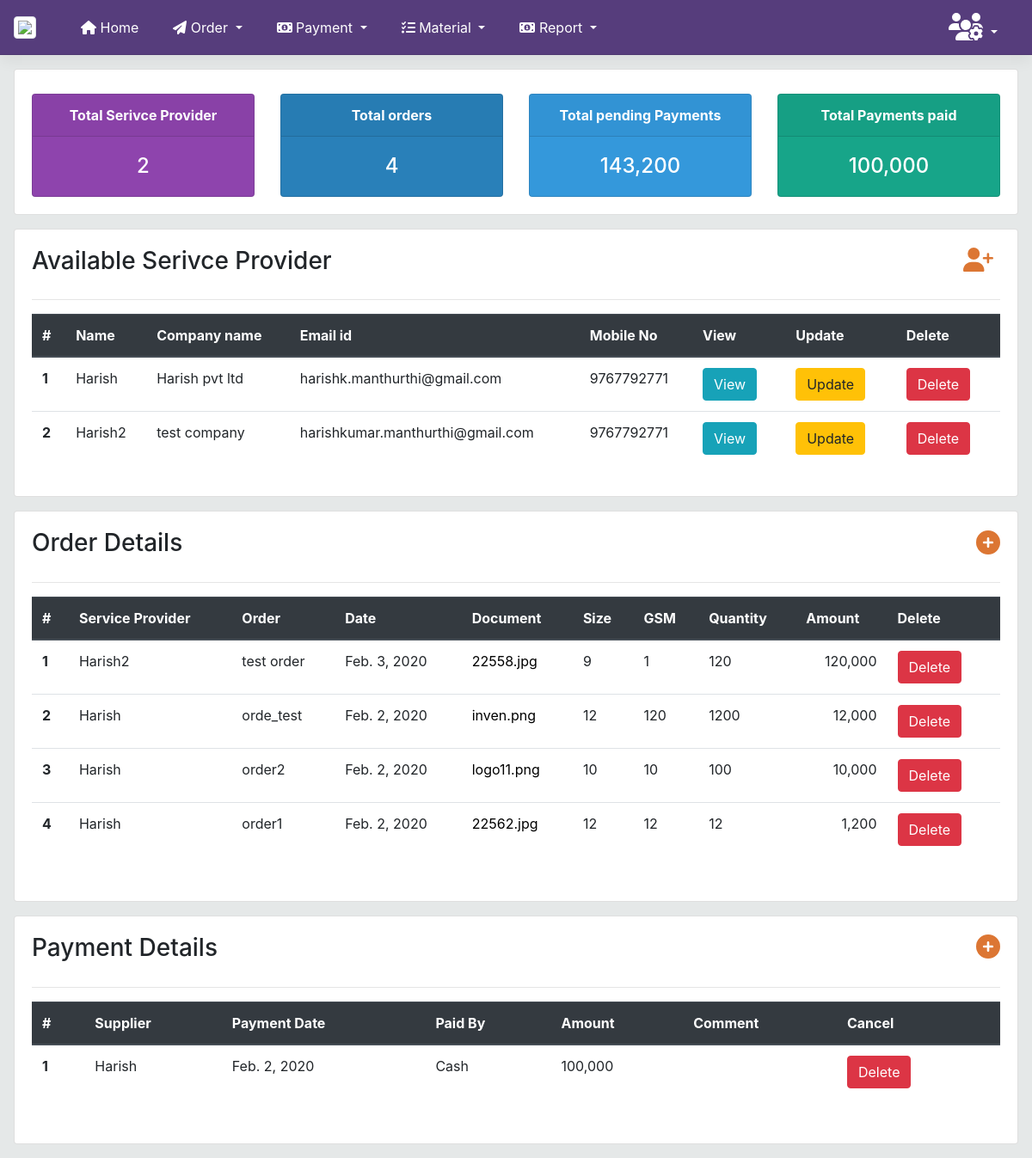
The app's page /home/ (signed in) with its own data.
### printapp/models.py (models this page shows, shortened)
class supplier(models.Model):
    Name = models.CharField(max_length=30)
    Company = models.CharField(max_length=30)
    Email = models.EmailField(max_length=254,blank=True,null=True)
    Mobile = models.IntegerField()
    Address = models.TextField(blank=True)
    def __str__(self):
        return self.Name

class Order(models.Model):
    supplierName = models.ForeignKey(supplier, on_delete=models.CASCADE)
    OrderName = models.CharField(max_length=30)
    Date = models.DateField(default = datetime.now)
    document = models.FileField()
    Size = models.CharField(max_length=30)
    gsm = models.IntegerField()
    Quantity =models.IntegerField()
    Amount =models. IntegerField()
    Comment =models.TextField(blank=True)

class Payment(models.Model):
    supplierName = models.ForeignKey(supplier,on_delete=models.CASCADE)
    Date = models.DateField(default = datetime.now)
    paidIn = models.CharField(max_length=10,choices=Paid_CHOICES,default='Cash')
    credit = models.IntegerField(default=0)
    Comment = models.TextField(blank=True)

### printapp/views.py (the view)
# urls.py: path('home/',views.dashboard,name="dashboard"),
@login_required(login_url='login')
def dashboard(request):
    supplier_table = supplier.objects.all()
    supplier_count = supplier_table.count()
    order_table = Order.objects.all().order_by('-id')[:5]
    order_count = Order.objects.all().count()
    order_amount = list(Order.objects.aggregate(Sum('Amount')).values())[0]
    if order_amount is None:
        order_amount=0
    payment_table = Payment.objects.all().order_by('-id')[:5]
    paid_amount = list(Payment.objects.aggregate(Sum('credit')).values())[0]
    if paid_amount is None:
        paid_amount=0
    context = {
        'supplier_table': supplier_table,
        'supplier_count': supplier_count,
        'order_table': order_table,
        'order_count': order_count,
        'order_amount':order_amount,
        'payment_table' : payment_table,
        'paid_amount':paid_amount,
    }
    return render(request, 'dashboard.html', context)

### templates/dashboard.html (shortened to what this page needs)
{% extends 'base.html' %}
{%block content %}
{% include 'summary.html' %}
{% load humanize %}
{% load widget_tweaks %}
<div class="card  mx-3 my-3">
    <div class="card-body">
        <div class="row">
            <div class="col-sm-12">
                <div class="table table-hover table-responsive-sm">
                    <div class="row">
                        <div class="col">
                            <h3 class="card-title">Available Serivce Provider</h3>
                        </div>
                        <div class="col">
                            <h3 class="float-right mr-2"><a href="{% url 'add-supplier'%}" style="color:#DC7633"><i
                                    class="fas fa-user-plus "></i></a></h3>
                        </div>
                    </div>
                    <hr>
                    <table class="table table-responsive-sm">
                        <thead class="thead-dark">
                        <tr>
                            <th scope="col">#</th>
                            <th scope="col">Name</th>
                            <th scope="col">Company name</th>
                            <th scope="col">Email id</th>
                            <th scope="col">Mobile No</th>
                            <th scope="col"> View</th>
                            <th scope="col"> Update</th>
                            <th scope="col"> Delete</th>
                        </tr>
                        </thead>
                        <tbody>
                        {% for i in supplier_table %}
                        <tr>
                            <th scope="row">{{forloop.counter}}</th>
                            <td>{{i.Name}}</td>
                            <td>{{i.Company}}</td>
                            <td>{{i.Email}}</td>
                            <td>{{i.Mobile}}</td>
                            <td>
                                <a href="{% url 'details-supplier' i.id%}" class="btn btn-info mr-2">View</a>
                            </td>
                            <td>
                                <a href="{% url 'update-supplier' i.id %}" class="btn btn-warning mr-2">Update</a>
                            </td>
                            <td>
                                <a href="{% url 'notification' i.id%}" class="btn btn-danger mr-2">Delete</a>
                            </td>
                        </tr>
                        {% endfor %}
                        </tbody>
                    </table>
                </div>
            </div>
        </div>
    </div>
</div>
        <div class="card  mx-3 my-3">
            <div class="card-body">
                <div class="row">
                    <div class="col-sm-12">
                        <div class="table table-hover table-responsive">
                            <div class="row">
                                <div class="col">
                                    <h3 class="card-title">Order Details</h3>
                                </div>
                                <div class="col">
                                    <h3 class="float-right"><a href="{% url 'Order-place'%}" style="color:#DC7633"><i
                                            class="fas fa-plus-circle"></i></a></h3>
                                </div>
                            </div>
                            <hr>
                            <table class="table">
                                <thead class="thead-dark">
                                <tr>
                                    <th scope="col">#</th>
                                    <th scope="col">Service Provider</th>
                                    <th scope="col">Order</th>
                                    <th scope="col">Date</th>
                                    <th scope="col">Document</th>
                                    <th scope="col"> Size</th>
                                    <th scope="col"> GSM</th>
                                    <th scope="col"> Quantity</th>
                                    <th scope="col"> Amount</th>
                                    <th scope="col">Delete</th>
                                </tr>
                                </thead>
                                <tbody>
                                {% for i in order_table %}
                                <tr>
                                    <th scope="row">{{forloop.counter}}</th>
                                    <td>{{i.supplierName}}</td>
                                    <td>{{i.OrderName}}</td>
                                    <td>{{i.Date}}</td>
                                    <td><a style="color:black" href="/media/{{i.document}}">{{i.document}}<a></td>
                                    <td>{{i.Size}}</td>
                                    <td>{{i.gsm}}</td>
                                    <td>{{i.Quantity}}</td>
                                    <td><span class=" float-right">{{i.Amount|intcomma}}</span></td>
                                                                  <td>
                                    <a href="{% url 'Ordernotification' i.id %}" class="btn btn-danger mr-2" >Delete</a>
                                    </td>
                                </tr>
                                {% endfor %}
                                </tbody>
                            </table>
                        </div>
                    </div>
                </div>
            </div>
        </div>
        <div class="card  mx-3 my-3">
            <div class="card-body">
                <div class="row">
                    <div class="col-sm-12">
                        <div class="table table-hover table-responsive">
                            <div class="row">
                                <div class="col">
                                    <h3 class="card-title">Payment Details</h3>
                                </div>
                                <div class="col">
                                    <h3 class="float-right"><a href="{% url 'payment-form'%}" style="color:#DC7633"><i
                                            class="fas fa-plus-circle"></i></a></h3>
                                </div>
                            </div>
                            <hr>
                            <table class="table">
                                <thead class="thead-dark">
                                <tr>
                                    <th scope="col">#</th>
                                    <th scope="col">Supplier</th>
                                    <th scope="col">Payment Date</th>
                                    <th scope="col">Paid By</th>
                                    <th scope="col"> Amount</th>
                                    <th scope="col"> Comment</th>
                                    <th scope="col"> Cancel</th>
                                </tr>
                                </thead>
                                <tbody>
                                {% for i in payment_table %}
                                <tr>
                                    <th scope="row">{{forloop.counter}}</th>
                                    <td>{{i.supplierName}}</td>
                                    <td>{{i.Date}}</td>
                                    <td>{{i.paidIn}}</td>
                                    <td>{{i.credit|intcomma}}</td>
                                    <td>{{i.Comment}}</td>
                                                                   <td>
                                    <a href="{% url 'paymentnotification' i.id %}" class="btn btn-danger mr-2" >Delete</a>
                                    </td>
                                </tr>
                                {% endfor %}
                                </tbody>
                            </table>
                        </div>
                    </div>
                </div>
            </div>
        </div>
{% endblock %}

### records on screen
supplier: Name "Harish", Company "Harish pvt ltd", Email "harishk.manthurthi@gmail.com", Mobile "9767792771"
supplier: Name "Harish2", Company "test company", Email "harishkumar.manthurthi@gmail.com", Mobile "9767792771"
Order: supplierName "Harish2", OrderName "test order", Date "Feb. 3, 2020", document "22558.jpg", Size "9", gsm "1", Quantity "120", Amount "120,000"
Order: supplierName "Harish", OrderName "orde_test", Date "Feb. 2, 2020", document "inven.png", Size "12", gsm "120", Quantity "1200", Amount "12,000"
Order: supplierName "Harish", OrderName "order2", Date "Feb. 2, 2020", document "logo11.png", Size "10", gsm "10", Quantity "100", Amount "10,000"
Order: supplierName "Harish", OrderName "order1", Date "Feb. 2, 2020", document "22562.jpg", Size "12", gsm "12", Quantity "12", Amount "1,200"
Payment: supplierName "Harish", Date "Feb. 2, 2020", paidIn "Cash", credit "100,000"

### other values on screen
{{ supplier_count }} "2"
{{ order_count }} "4"
{{ order_amount|intcomma }} "143,200"
{{ paid_amount|intcomma }} "100,000"
